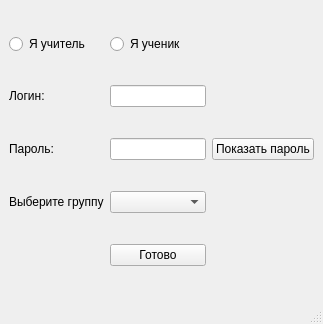
<?xml version="1.0" encoding="UTF-8"?>
<ui version="4.0">
 <class>Enter</class>
 <widget class="QMainWindow" name="Enter">
  <property name="geometry">
   <rect>
    <x>0</x>
    <y>0</y>
    <width>323</width>
    <height>324</height>
   </rect>
  </property>
  <property name="windowTitle">
   <string>Вход</string>
  </property>
  <widget class="QWidget" name="centralwidget">
   <layout class="QGridLayout" name="gridLayout">
    <item row="2" column="1">
     <widget class="QLineEdit" name="password_edit">
      <property name="echoMode">
       <enum>QLineEdit::Password</enum>
      </property>
     </widget>
    </item>
    <item row="0" column="0">
     <widget class="QRadioButton" name="teacher_btn">
      <property name="text">
       <string>Я учитель</string>
      </property>
     </widget>
    </item>
    <item row="3" column="0">
     <widget class="QLabel" name="group_label">
      <property name="text">
       <string>Выберите группу</string>
      </property>
     </widget>
    </item>
    <item row="0" column="1">
     <widget class="QRadioButton" name="student_btn">
      <property name="text">
       <string>Я ученик</string>
      </property>
     </widget>
    </item>
    <item row="1" column="0">
     <widget class="QLabel" name="login_label">
      <property name="text">
       <string>Логин:</string>
      </property>
     </widget>
    </item>
    <item row="3" column="1">
     <widget class="QComboBox" name="group_box"/>
    </item>
    <item row="1" column="1">
     <widget class="QLineEdit" name="login_edit"/>
    </item>
    <item row="4" column="1">
     <widget class="QPushButton" name="pushButton">
      <property name="text">
       <string>Готово</string>
      </property>
     </widget>
    </item>
    <item row="2" column="0">
     <widget class="QLabel" name="password_label">
      <property name="text">
       <string>Пароль:</string>
      </property>
     </widget>
    </item>
    <item row="2" column="2">
     <widget class="QPushButton" name="hide_password_btn">
      <property name="text">
       <string>Показать пароль</string>
      </property>
     </widget>
    </item>
   </layout>
  </widget>
  <widget class="QStatusBar" name="statusbar"/>
 </widget>
 <resources/>
 <connections/>
</ui>
